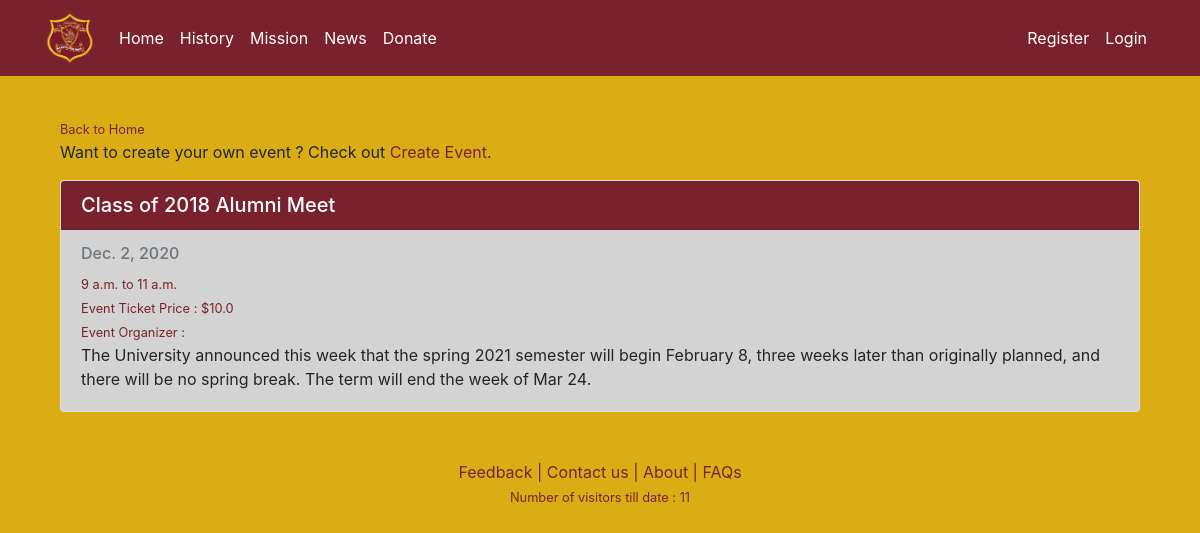
The page /alleventslist/ on the database its author committed.
### Maggotty/models.py (models this page shows, shortened)
class Event(models.Model):
    eventName = models.CharField("Event Name", max_length=255, blank=False)
    eventDesc = models.TextField("Event Description", max_length=1024, blank=True, null=True)
    fromDate = models.DateField(blank=False)
    toDate = models.DateField(blank=False)
    startTime = models.TimeField()
    endTime = models.TimeField()
    ticket = models.FloatField("Ticket Price", null=True)
    isApproved = models.BooleanField("Is Approved", default=False)
    createdBy = models.CharField("Created By", max_length=255, editable=False)

### Maggotty/views.py (the view)
# urls.py: path("alleventslist/", views.alleventslist, name="alleventslist"),
def alleventslist(request):
    today = date.today().strftime('%Y-%m-%d')
    allEvents = Event.objects.filter(fromDate__range=["2010-01-01", today])
    return render(request, "Maggotty/alleventslist.html", {"allEvents": allEvents})

### Maggotty/context_processors.py (called while the page is built)
def get_current_cart_to_context(request):
    current_user = request.user
    cart_items = 0
    cart_items = Order.objects.filter(username=current_user.username,ifPaid=False).count()
    no_of_visitors = User.objects.all().count()
    return {
        'CART_COUNT' : cart_items,
        'VISITORS' : no_of_visitors
    }

### Maggotty/templates/Maggotty/alleventslist.html (shortened to what this page needs)
{% extends "Maggotty/layout.html" %}
{% block content %}
<div class="container">
    <div class="row row-content">
        <div class="col col-sm order-sm-first col-md">
          <small><a href="{% url 'home' %}" class="redLink">Back to Home</a></small>
          <br/>
            <p>
                Want to create your own event ? Check out <a class="redLink" href="{% url 'createevent' %}">Create Event</a>.
            </p>
        </div>
    </div>
    {% for record in allEvents %}
    <div class="card">
        <h5 class="card-header text-white" style="background-color: #7a212e;">{{record.eventName}}</h5>
        <div class="card-body" style="background-color:lightgray;">
          {% if record.fromDate == record.toDate %}
            <h6 class="card-subtitle mb-2 text-muted">{{record.fromDate}}</h6>
          {% else %}
            <h6 class="card-subtitle mb-2 text-muted">{{record.fromDate}} - {{record.toDate}}</h6>
          {% endif %}
          <small class="redLink">{{record.startTime}} to {{record.endTime}}</small><br/>
          <small class="redLink">Event Ticket Price : ${{record.ticket}}</small><br/>
          <small class="redLink">Event Organizer : {{record.createdBy}}</small>
          <p class="card-text">{{record.eventDesc}}</p>
        </div>
      </div>
    <br/>
    {% endfor %}
</div>
{% endblock %}

### Maggotty/templates/Maggotty/layout.html (shortened to what this page needs)
<!DOCTYPE html>
<html>
<head>
    {% load static %}
    <link rel="stylesheet" type="text/css" href="{% static 'Maggotty/style.css' %}">
    <link rel="stylesheet" href="https://stackpath.bootstrapcdn.com/bootstrap/4.5.2/css/bootstrap.min.css">
    <link rel="stylesheet" href="https://stackpath.bootstrapcdn.com/font-awesome/4.7.0/css/font-awesome.min.css">
    <link rel="stylesheet" href="https://cdnjs.cloudflare.com/ajax/libs/tempusdominus-bootstrap-4/5.39.0/css/tempusdominus-bootstrap-4.min.css" />
</head>
<body class="bgPage">
    <nav class="navbar navbar-expand-md navbar-dark mb-3">
        <div class="container">
            <a class="navbar-brand" href="#">
                <img src="{% static 'Maggotty/MHLogo_tran.png' %}" height="50">
              </a>
            <div class="collapse navbar-collapse" id="navbarCollapse">
                <div class="navbar-nav">
                    <a href="{% url 'home' %}" class="nav-item nav-link active">Home</a>
                    <a href="{% url 'history' %}" class="nav-item nav-link active" >History</a>
                    <a href="{% url 'mission' %}" class="nav-item nav-link active">Mission</a>
                    <a href="{% url 'news' %}" class="nav-item nav-link active">News</a>
                    <a href="{% url 'donate' %}" class="nav-item nav-link active">Donate</a>
                </div>
                <div class="navbar-nav ml-auto">
                    {% if user.is_authenticated %}
                    <div><p style="color:white"></p></div>
                    <div class="btn-group">
                        <button type="button" class="btn btn-warning"><i class='fas fa-user-cog user-icon'></i> Welcome, {{ user.username }}</button>
                        <button type="button" class="btn btn-warning dropdown-toggle dropdown-toggle-split" data-toggle="dropdown" aria-haspopup="true" aria-expanded="false">
                          <span class="sr-only">Toggle Dropdown</span>
                        </button>
                        <div class="dropdown-menu">
                          <a class="dropdown-item" href="{% url 'mycart' %}"><i class="fa fa-shopping-cart" aria-hidden="true"></i>
                            <span class='badge badge-warning' id='lblCartCount'> {{ CART_COUNT }}</span>&nbsp; &nbsp;My cart</a>
                          <div class="dropdown-divider"></div>
                          <a class="dropdown-item" href="{% url 'logout' %}"><i class='fa fa-power-off' aria-hidden='true'></i>  Logout</a>
                        </div>
                      </div>
                    {% else %}
                        <a href="{% url 'register'%}" class="nav-item nav-link" style="color:white">Register</a>
                        <a href="{% url 'login'%}" class="nav-item nav-link" style="color:white">Login</a>
                    {% endif %}
                </div>
            </div>
        </div>
    </nav>
    <div class="container">
        <div class="row">
            <div class="col-md-12">
                  <br/>
                  {% block content %}
                  {% endblock %}
            </div>
        </div>
    </div>
    <footer style="padding-top: 2%;">
        <div class="row">
            <p>
                <div class="col-md-12 text-md-center col-s-3">
                    <a href="{% url 'feedback' %}" class="redLink" href="./feedback.html" >Feedback</a>
                    <span class="redLink">|</span>
                    <a href="{% url 'contact' %}" class="redLink">Contact us</a>
                    <span class="redLink">|</span>
                    <a href="{% url 'about' %}" class="redLink">About</a>
                    <span class="redLink">|</span>
                    <a href="{% url 'faq' %}" class="redLink">FAQs</a>
                </div>
            </p>
        </div>
        <div class="row">
            <div class="col-md-12 text-md-center text-muted">
              <p><small class="redLink">Number of visitors till date : {{ VISITORS }}</small></p>
            </div>
        </div>
    </footer>
</body>
</html>

### Maggotty/static/Maggotty/style.css (style rules this page uses)
.navbar { background: #7a212e; }
.redLink { color:#7a212e !important; }
.bgPage { background-color: #daaa0cf5; }

### rows shown on the page
Event: eventName "Class of 2018 Alumni Meet", fromDate "Dec. 2, 2020", startTime "9 a.m.", endTime "11 a.m.", ticket "10.0", eventDesc "The University announced this week that the spring 2021 semester will begin February 8, three weeks later than originally planned, and there will be no spring break. The term will end the week of Mar 24."

### other values the page prints
{{ VISITORS }} "11"
